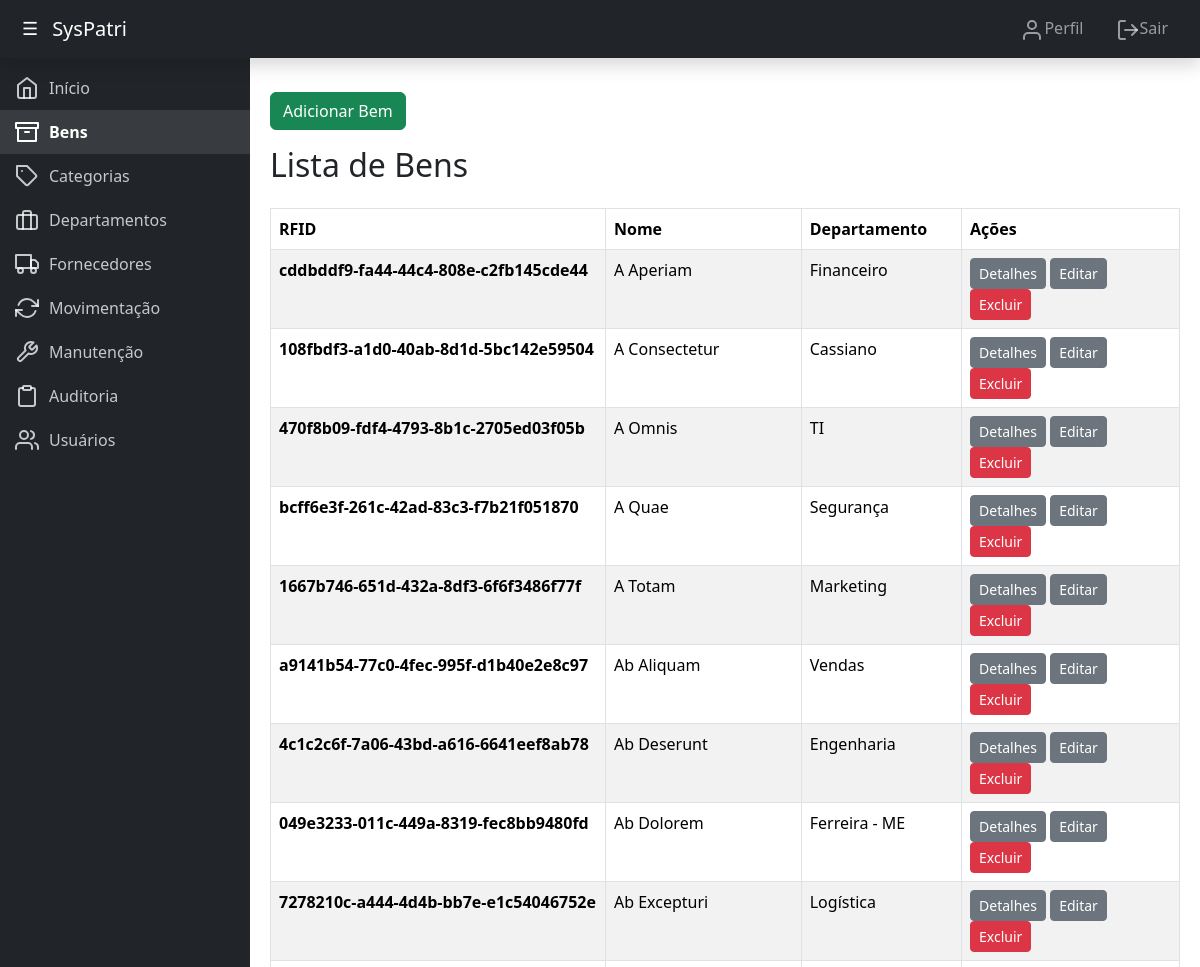
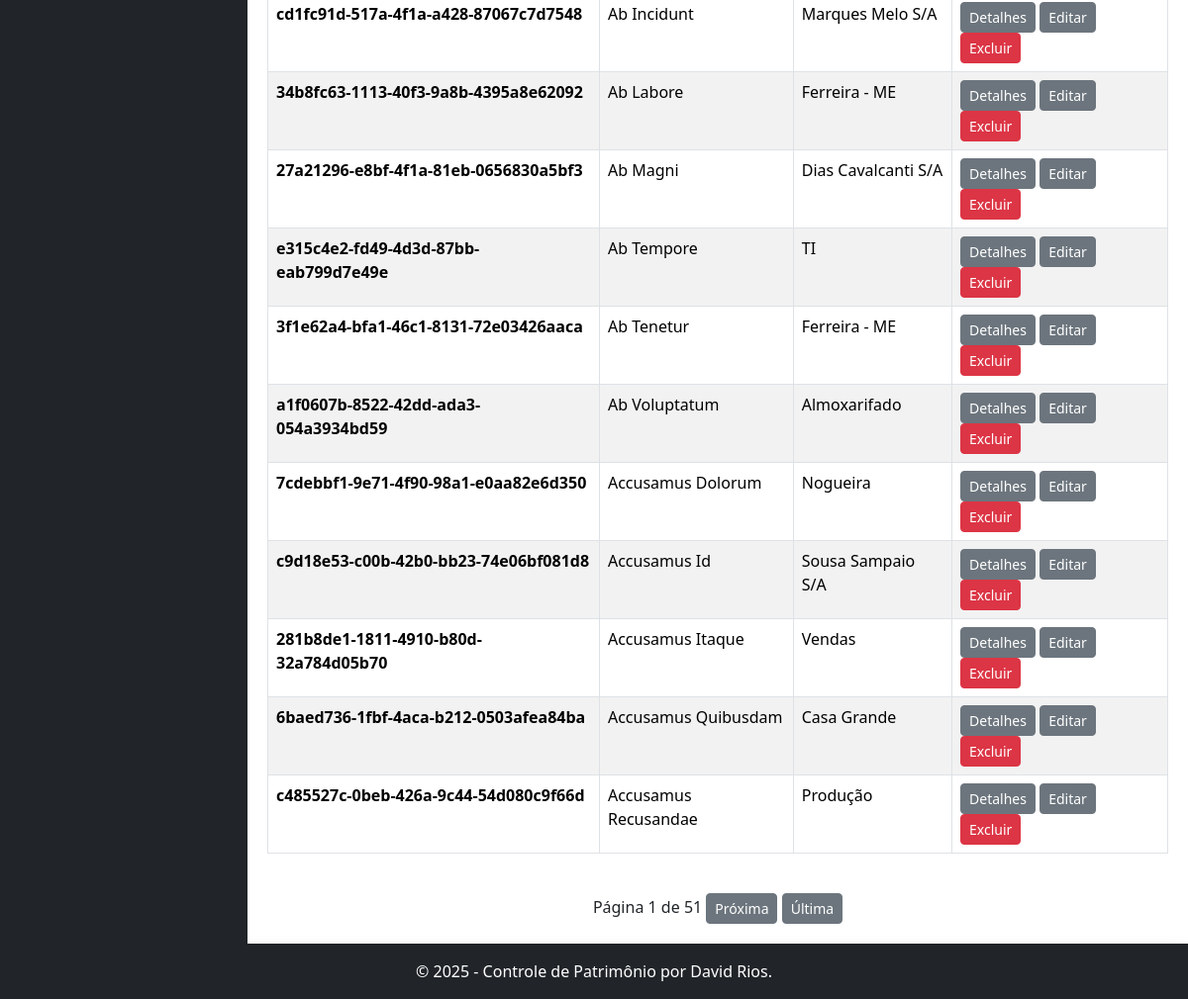
The page /patrimonio/bens/ (signed in) on the database as committed earlier (2 pictures, top to bottom).
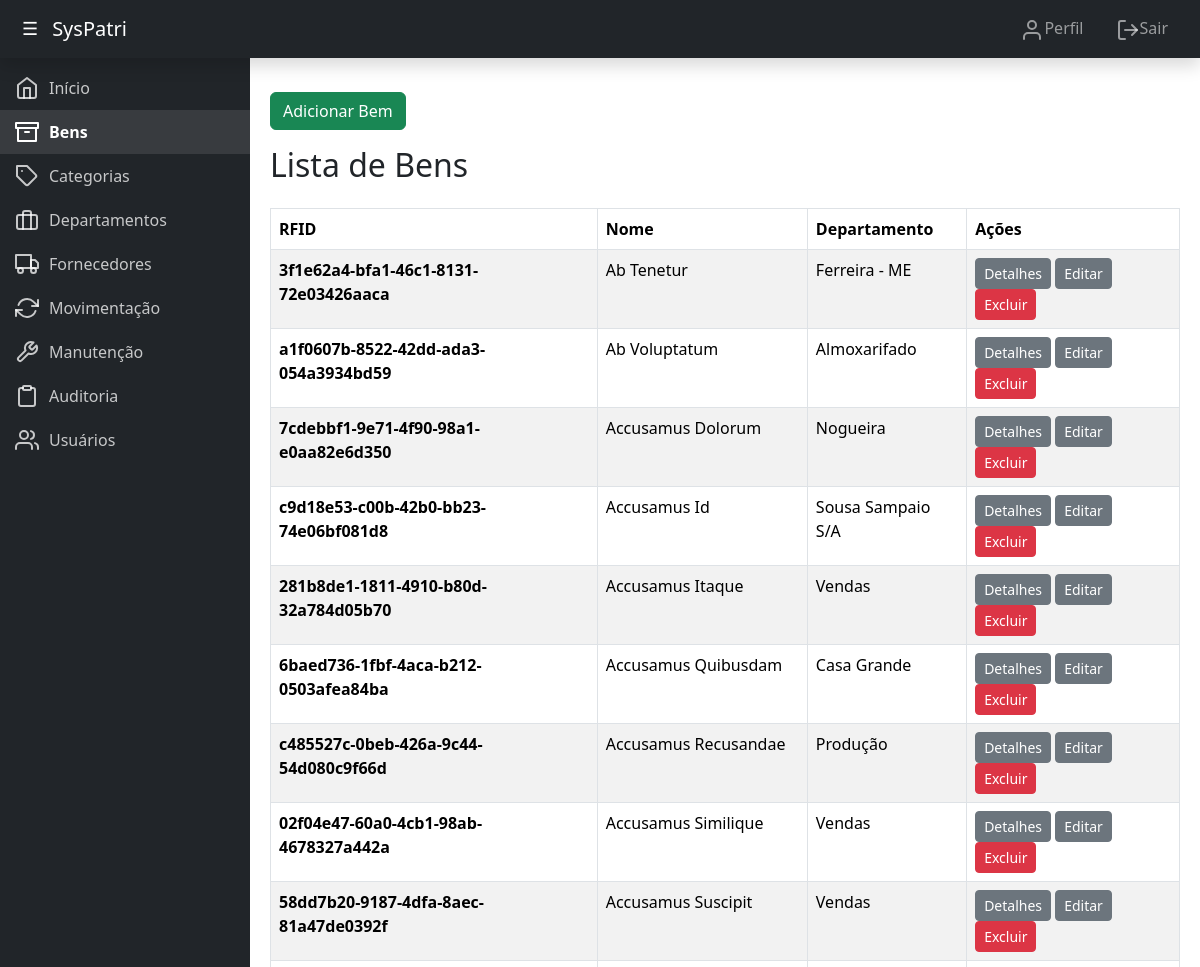
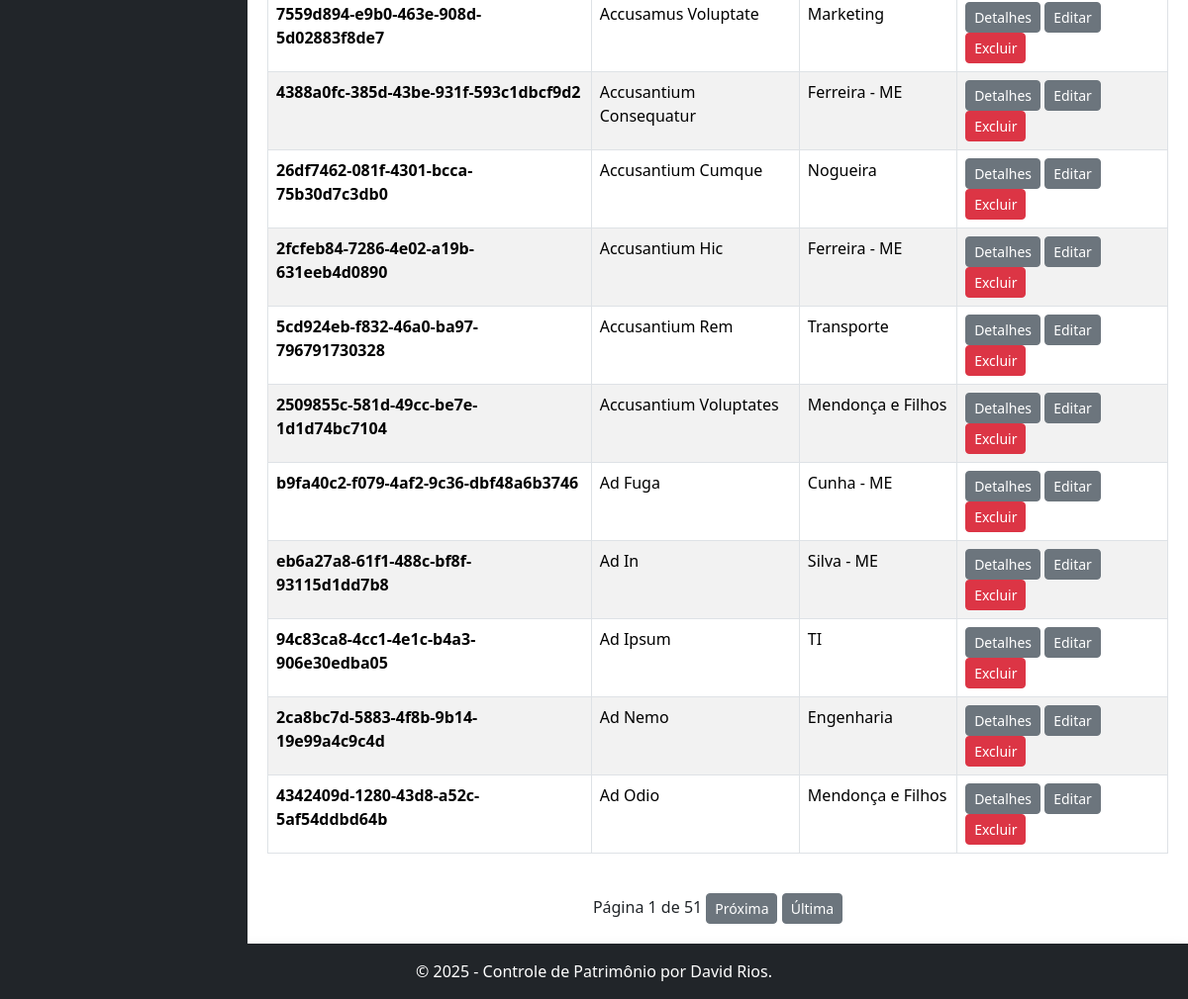
The same page on the database as committed later (2 pictures, top to bottom).
### patrimonio/models.py (models this page shows, shortened)
class Bem(models.Model):
    nome = models.CharField(max_length=100, verbose_name="Nome")
    descricao = models.TextField(blank=True, null=True, verbose_name="Descrição")
    categoria = models.ForeignKey(Categoria, on_delete=models.SET_NULL, null=True, verbose_name="Categoria")
    departamento = models.ForeignKey(Departamento, on_delete=models.SET_NULL, null=True, verbose_name="Departamento")
    fornecedor = models.ForeignKey(Fornecedor, on_delete=models.SET_NULL, null=True, verbose_name="Fornecedor")
    data_aquisicao = models.DateField(verbose_name="Data de Aquisição")
    valor = models.DecimalField(max_digits=10, decimal_places=2, verbose_name="Valor")
    rfid = models.CharField(max_length=50, unique=True, verbose_name="RFID")
    status = models.CharField(max_length=20, choices=[('ativo', 'Ativo'), ('inativo', 'Inativo')], default='ativo', verbose_name="Status")
    class Meta:
        verbose_name = "Bem"
        verbose_name_plural = "Bens"

class Departamento(models.Model):
    nome = models.CharField(max_length=100, verbose_name="Nome")
    responsavel = models.CharField(max_length=100, verbose_name="Responsável")
    telefone = models.CharField(max_length=20, blank=True, null=True, verbose_name="Telefone")
    def __str__(self):
        return self.nome
    class Meta:
        verbose_name = "Departamento"
        verbose_name_plural = "Departamentos"

### patrimonio/views.py (the view)
# urls.py: path('bens/', views.listar_bens, name='listar_bens'),
@login_required
def listar_bens(request):
    bens = Bem.objects.all().order_by('nome')
    paginator = Paginator(bens, 20)  # Exibe 20 bens por página
    page_number = request.GET.get('page')  # Obtém o número da página atual
    page_obj = paginator.get_page(page_number)  # Obtém os bens para a página atual
    return render(request, 'listar_bens.html', {'page_obj': page_obj})

### patrimonio/templates/listar_bens.html (shortened to what this page needs)
{% extends 'base.html' %}
{% block content %}
    <a class="btn btn-success" href="{% url 'adicionar_bem' %}">Adicionar Bem</a>
    <h2 class="mb-4">Lista de Bens</h2>
    <div class="table-responsive">
    <table class="table table-striped table-bordered">
        <thead>
            <tr>
                <th>RFID</th>
                <th>Nome</th>
                <th>Departamento</th>
                <th class="w-auto">Ações</th>
            </tr>
        </thead>
        <tbody>
            {% for bem in page_obj %}
                <tr>
                    <td><strong>{{ bem.rfid }}</strong></td>
                    <td>{{ bem.nome }}</td>
                    <td>{{ bem.departamento }}</td>
                    <td class="w-auto">
                        <a class="btn btn-secondary btn-sm" href="{% url 'detalhes_bem' bem.pk %}">Detalhes</a>
                        <a class="btn btn-secondary btn-sm" href="{% url 'atualizar_bem' bem.pk %}">Editar</a>
                        <a class="btn btn-danger btn-sm" href="{% url 'excluir_bem' bem.pk %}" onclick="return confirm('Tem certeza que deseja excluir este bem?');">Excluir</a>
                    </td>
                </tr>
            {% endfor %}
        </tbody>
    </table>
    </div>
    <div class="pagination align-items-center mt-4 d-flex justify-content-center">
        <span class="step-links text-center">
            <span>Página {{ page_obj.number }} de {{ page_obj.paginator.num_pages }}</span>
            {% if page_obj.has_next %}
                <a class="btn btn-secondary btn-sm" href="?page={{ page_obj.next_page_number }}">Próxima</a>
                <a class="btn btn-secondary btn-sm" href="?page={{ page_obj.paginator.num_pages }}">Última</a>
            {% endif %}
        </span>
    </div>
{% endblock %}

Rows that differ between the two databases and show on the page:
removed Bem: rfid "cddbddf9-fa44-44c4-808e-c2fb145cde44", nome "A Aperiam", departamento "Financeiro"
removed Bem: rfid "108fbdf3-a1d0-40ab-8d1d-5bc142e59504", nome "A Consectetur", departamento "Cassiano"
removed Bem: rfid "470f8b09-fdf4-4793-8b1c-2705ed03f05b", nome "A Omnis", departamento "TI"
removed Bem: rfid "bcff6e3f-261c-42ad-83c3-f7b21f051870", nome "A Quae", departamento "Segurança"
removed Bem: rfid "1667b746-651d-432a-8df3-6f6f3486f77f", nome "A Totam", departamento "Marketing"
removed Bem: rfid "a9141b54-77c0-4fec-995f-d1b40e2e8c97", nome "Ab Aliquam", departamento "Vendas"
removed Bem: rfid "4c1c2c6f-7a06-43bd-a616-6641eef8ab78", nome "Ab Deserunt", departamento "Engenharia"
removed Bem: rfid "049e3233-011c-449a-8319-fec8bb9480fd", nome "Ab Dolorem", departamento "Ferreira - ME"
removed Bem: rfid "7278210c-a444-4d4b-bb7e-e1c54046752e", nome "Ab Excepturi", departamento "Logística"
removed Bem: rfid "cd1fc91d-517a-4f1a-a428-87067c7d7548", nome "Ab Incidunt", departamento "Marques Melo S/A"
removed Bem: rfid "34b8fc63-1113-40f3-9a8b-4395a8e62092", nome "Ab Labore", departamento "Ferreira - ME"
removed Bem: rfid "27a21296-e8bf-4f1a-81eb-0656830a5bf3", nome "Ab Magni", departamento "Dias Cavalcanti S/A"
removed Bem: rfid "e315c4e2-fd49-4d3d-87bb-eab799d7e49e", nome "Ab Tempore", departamento "TI"
now on this page (row unchanged): Bem: rfid "02f04e47-60a0-4cb1-98ab-4678327a442a", nome "Accusamus Similique", departamento "Vendas"
now on this page (row unchanged): Bem: rfid "58dd7b20-9187-4dfa-8aec-81a47de0392f", nome "Accusamus Suscipit", departamento "Vendas"
now on this page (row unchanged): Bem: rfid "7559d894-e9b0-463e-908d-5d02883f8de7", nome "Accusamus Voluptate", departamento "Marketing"
now on this page (row unchanged): Bem: rfid "4388a0fc-385d-43be-931f-593c1dbcf9d2", nome "Accusantium Consequatur", departamento "Ferreira - ME"
now on this page (row unchanged): Bem: rfid "26df7462-081f-4301-bcca-75b30d7c3db0", nome "Accusantium Cumque", departamento "Nogueira"
now on this page (row unchanged): Bem: rfid "2fcfeb84-7286-4e02-a19b-631eeb4d0890", nome "Accusantium Hic", departamento "Ferreira - ME"
now on this page (row unchanged): Bem: rfid "5cd924eb-f832-46a0-ba97-796791730328", nome "Accusantium Rem", departamento "Transporte"
now on this page (row unchanged): Bem: rfid "2509855c-581d-49cc-be7e-1d1d74bc7104", nome "Accusantium Voluptates", departamento "Mendonça e Filhos"
now on this page (row unchanged): Bem: rfid "b9fa40c2-f079-4af2-9c36-dbf48a6b3746", nome "Ad Fuga", departamento "Cunha - ME"
now on this page (row unchanged): Bem: rfid "eb6a27a8-61f1-488c-bf8f-93115d1dd7b8", nome "Ad In", departamento "Silva - ME"
now on this page (row unchanged): Bem: rfid "94c83ca8-4cc1-4e1c-b4a3-906e30edba05", nome "Ad Ipsum", departamento "TI"
now on this page (row unchanged): Bem: rfid "2ca8bc7d-5883-4f8b-9b14-19e99a4c9c4d", nome "Ad Nemo", departamento "Engenharia"
now on this page (row unchanged): Bem: rfid "4342409d-1280-43d8-a52c-5af54ddbd64b", nome "Ad Odio", departamento "Mendonça e Filhos"
